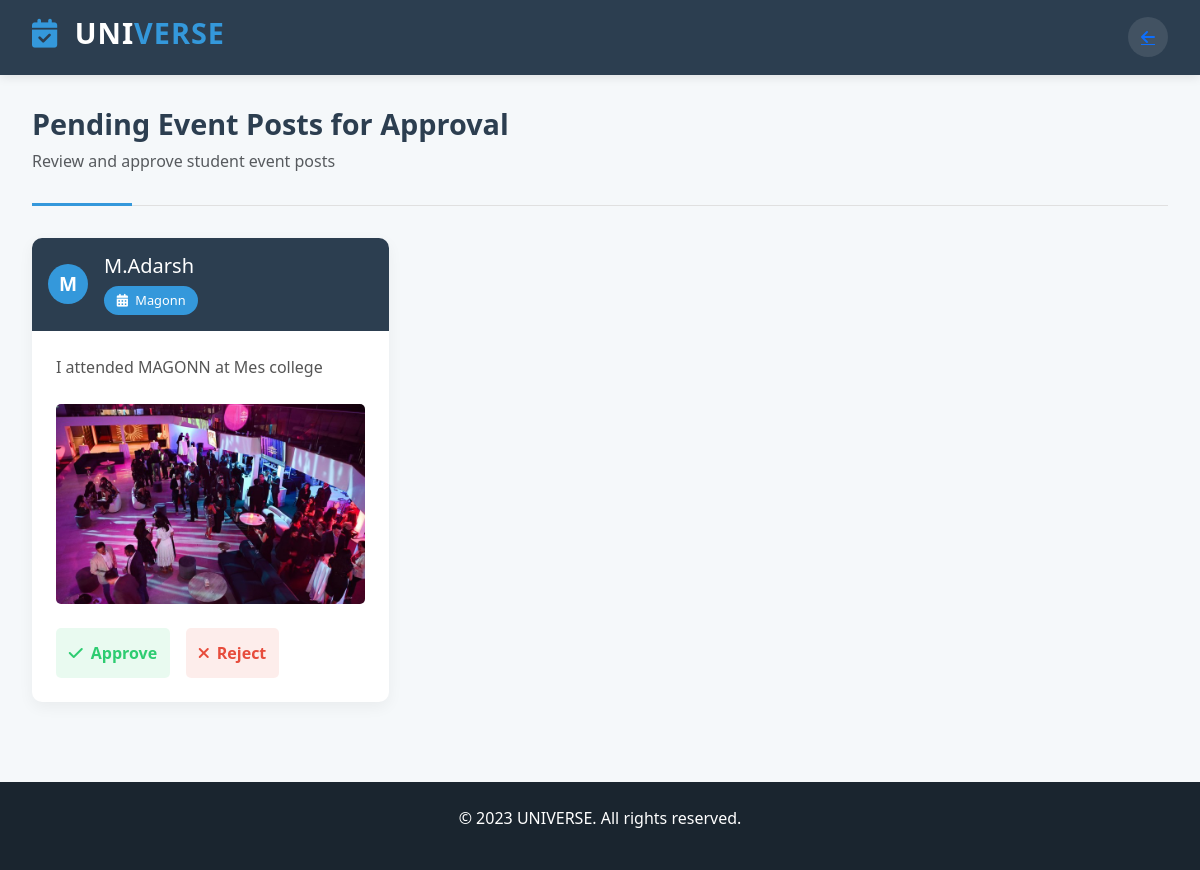
Screenshot of /College/approve-event-posts/ (signed in) with the database file from the repository.
### Student/models.py (models this page shows)
class StudentEventPost(models.Model):
    student = models.ForeignKey(Student, on_delete=models.CASCADE)  # Link to Student
    event = models.ForeignKey(Event, on_delete=models.CASCADE)  # Link to Event
    caption = models.TextField(blank=True, null=True)  # Caption for the post
    image = models.ImageField(upload_to="student_event_posts/", blank=False, null=False)  # Event Image
    created_at = models.DateTimeField(default=now)  # Timestamp of post creation
    is_approved = models.BooleanField(default=False)  # Whether the college has approved the post

### College/models.py (models this page shows, shortened)
class Student(models.Model):
    name = models.CharField(max_length=50)
    email = models.EmailField(unique=True)
    password = models.CharField(max_length=50)
    contact = models.CharField(max_length=50)
    college = models.ForeignKey(College, on_delete=models.CASCADE)

class Event(models.Model):
    college = models.ForeignKey(College, on_delete=models.CASCADE)  # Link to College
    title = models.CharField(max_length=200)  # Event title
    description = models.TextField()  # Event description
    created_at = models.DateTimeField(default=now)  # Timestamp of event creation
    image = models.ImageField(upload_to="events/", blank=True, null=True)  # Optional event image
    is_active = models.BooleanField(default=True)  # Whether event is active or archived
    likes = models.PositiveIntegerField(default=0)  # Number of likes on the event post
    is_registration_required = models.BooleanField(default=False)  # Whether registration is required for the event
    is_registration_free = models.BooleanField(default=True)  # Whether registration is free
    registration_fee = models.DecimalField(max_digits=10, decimal_places=2, null=True, blank=True)  # Registration Fee

### College/views.py (the view)
# urls.py: path("approve-event-posts/", views.college_approve_event_posts, name="approve_event_posts"),
def college_approve_event_posts(request):
    college_id = request.session.get("col")
    if not college_id:
        return redirect("Student:login")
    try:
        college = College.objects.get(id=college_id)
    except College.DoesNotExist:
        return render(request, "College/Approve_event_posts.html", {"error": "Invalid college session."})
    pending_posts = StudentEventPost.objects.filter(event__college=college, is_approved=False)
    return render(request, "College/Approve_event_posts.html", {"pending_posts": pending_posts})

### College/templates/College/Approve_event_posts.html (shortened to what this page needs)
<!DOCTYPE html>
<html lang="en">
<head>
    <link rel="stylesheet" href="https://cdnjs.cloudflare.com/ajax/libs/font-awesome/6.0.0-beta3/css/all.min.css">
    <link href="https://cdn.jsdelivr.net/npm/bootstrap@5.3.0-alpha1/dist/css/bootstrap.min.css" rel="stylesheet">
</head>
<body>
    <div class="navbar">
        <h1><i class="fas fa-calendar-check"></i> UNI<span style="color: #3498db;">VERSE</span></h1>
        <a href="{% url 'College:college_home' %}" id="backButton">
            <i class="fas fa-arrow-left"></i>
        </a>
    </div>
    <div class="container">
        <div class="page-header">
            <h2>Pending Event Posts for Approval</h2>
            <p class="text-muted">Review and approve student event posts</p>
        </div>
        {% if pending_posts %}
        <div class="post-grid">
            {% for post in pending_posts %}
            <div class="post-card">
                <div class="card-header">
                    <div class="user-info">
                        <div class="user-avatar">
                            {{ post.student.name|slice:":1" }}
                        </div>
                        <div>
                            <h5 class="mb-0">{{ post.student.name }}</h5>
                            <div class="event-badge">
                                <i class="fas fa-calendar-alt me-1"></i> {{ post.event.title }}
                            </div>
                        </div>
                    </div>
                </div>
                <div class="card-body">
                    <div class="caption">
                        <p>{{ post.caption }}</p>
                    </div>
                    {% if post.image %}
                    <div class="post-image-container">
                        <img src="{{ post.image.url }}" alt="Event Image" class="post-image">
                    </div>
                    {% else %}
                    <div class="post-image-container">
                        <div class="image-placeholder">
                            <i class="fas fa-image fa-2x"></i>
                        </div>
                    </div>
                    {% endif %}
                    <div class="card-actions">
                        <form action="{% url 'College:approve_student_event_post' post.id %}" method="post">
                            <button type="submit" class="btn-action btn-approve">
                                <i class="fas fa-check"></i> Approve
                            </button>
                        </form>
                        <form action="{% url 'College:reject_student_event_post' post.id %}" method="post">
                            <button type="submit" class="btn-action btn-reject">
                                <i class="fas fa-times"></i> Reject
                            </button>
                        </form>
                    </div>
                </div>
            </div>
            {% endfor %}
        </div>
        {% else %}
        <div class="no-posts">
            <i class="fas fa-clipboard-check"></i>
            <p>No pending event posts for approval.</p>
        </div>
        {% endif %}
    </div>
    <div class="footer">
        <p>&copy; 2023 UNIVERSE. All rights reserved.</p>
    </div>
</body>
</html>

### College/templates/College/Approve_event_posts.html (style rules this page uses)
:root { --primary: #2c3e50; --secondary: #3498db; --accent: #e74c3c; --light: #ecf0f1; --dark: #1a252f; --success: #2ecc71; --danger: #e74c3c; }
* { margin: 0; padding: 0; box-sizing: border-box; font-family: 'Segoe UI', Tahoma, Geneva, Verdana, sans-serif; }
body { background-color: #f5f8fa; color: var(--dark); min-height: 100vh; display: flex; flex-direction: column; position: relative; }
.navbar { background-color: var(--primary); color: white; padding: 1rem 2rem; box-shadow: 0 2px 10px rgba(0, 0, 0, 0.1); position: sticky; top: 0; z-index: 1000; }
.navbar h1 { font-size: 1.8rem; font-weight: 700; letter-spacing: 1px; }
.navbar h1 i { color: var(--secondary); margin-right: 0.5rem; }
.navbar a { background-color: rgba(255, 255, 255, 0.1); width: 40px; height: 40px; border-radius: 50%; display: flex; align-items: center; justify-content: center; transition: all 0.3s ease; }
.container { padding: 2rem; flex: 1; max-width: 1200px; margin: 0 auto; }
.page-header { margin-bottom: 2rem; position: relative; padding-bottom: 1rem; border-bottom: 1px solid #e0e0e0; }
.page-header h2 { color: var(--primary); font-weight: 600; font-size: 1.8rem; }
.page-header:after { content: ''; position: absolute; width: 100px; height: 3px; background-color: var(--secondary); bottom: -1px; left: 0; }
.post-grid { display: grid; grid-template-columns: repeat(auto-fill, minmax(350px, 1fr)); gap: 2rem; }
.post-card { background-color: white; border-radius: 10px; box-shadow: 0 5px 15px rgba(0, 0, 0, 0.05); overflow: hidden; transition: transform 0.3s, box-shadow 0.3s; animation: fadeIn 0.5s ease-in-out; }
.card-header { background-color: var(--primary); color: white; padding: 1rem; position: relative; }
.user-info { display: flex; align-items: center; gap: 1rem; }
.user-avatar { width: 40px; height: 40px; background-color: var(--secondary); border-radius: 50%; display: flex; align-items: center; justify-content: center; color: white; font-weight: 600; font-size: 1.2rem; }
.event-badge { background-color: var(--secondary); color: white; font-size: 0.8rem; padding: 0.3rem 0.8rem; border-radius: 20px; margin-top: 0.5rem; display: inline-block; }
.card-body { padding: 1.5rem; }
.caption { margin-bottom: 1.5rem; color: #555; line-height: 1.6; }
.post-image-container { position: relative; width: 100%; height: 200px; overflow: hidden; border-radius: 5px; margin-bottom: 1.5rem; }
.post-image { width: 100%; height: 100%; object-fit: cover; transition: transform 0.3s; }
.card-actions { display: flex; gap: 1rem; }
.btn-action { flex: 1; border: none; padding: 0.8rem; border-radius: 5px; font-weight: 600; cursor: pointer; transition: all 0.3s; display: flex; align-items: center; justify-content: center; gap: 0.5rem; }
.btn-approve { background-color: rgba(46, 204, 113, 0.1); color: var(--success); }
.btn-reject { background-color: rgba(231, 76, 60, 0.1); color: var(--danger); }
.footer { background-color: var(--dark); color: white; text-align: center; padding: 1.5rem; margin-top: 3rem; }

### rows the page displays
StudentEventPost: student.name "M", student.name "M.Adarsh", event "Magonn", caption "I attended MAGONN at Mes college", image (picture)
